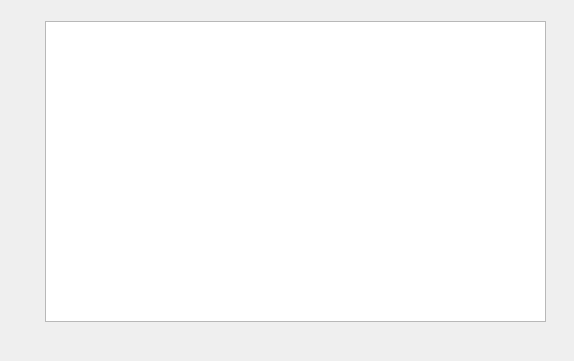
<?xml version="1.0" encoding="UTF-8"?>
<ui version="4.0">
 <class>QFormDoc</class>
 <widget class="QWidget" name="QFormDoc">
  <property name="geometry">
   <rect>
    <x>0</x>
    <y>0</y>
    <width>574</width>
    <height>361</height>
   </rect>
  </property>
  <property name="windowTitle">
   <string>Form</string>
  </property>
  <widget class="QPlainTextEdit" name="plainTextEdit">
   <property name="geometry">
    <rect>
     <x>45</x>
     <y>21</y>
     <width>501</width>
     <height>301</height>
    </rect>
   </property>
  </widget>
  <action name="actOpen">
   <property name="icon">
    <iconset>
     <normaloff>favicon4.ico</normaloff>favicon4.ico</iconset>
   </property>
   <property name="text">
    <string>打开</string>
   </property>
   <property name="toolTip">
    <string>打开文件</string>
   </property>
  </action>
  <action name="actCut">
   <property name="icon">
    <iconset>
     <normaloff>favicon11.ico</normaloff>favicon11.ico</iconset>
   </property>
   <property name="text">
    <string>剪切</string>
   </property>
   <property name="toolTip">
    <string>剪切</string>
   </property>
   <property name="shortcut">
    <string>Ctrl+X</string>
   </property>
  </action>
  <action name="actCopy">
   <property name="icon">
    <iconset>
     <normaloff>favicon16.ico</normaloff>favicon16.ico</iconset>
   </property>
   <property name="text">
    <string>复制</string>
   </property>
   <property name="toolTip">
    <string>复制</string>
   </property>
   <property name="shortcut">
    <string>Ctrl+C</string>
   </property>
  </action>
  <action name="actPaste">
   <property name="icon">
    <iconset>
     <normaloff>favicon23.ico</normaloff>favicon23.ico</iconset>
   </property>
   <property name="text">
    <string>粘贴</string>
   </property>
   <property name="toolTip">
    <string>粘贴</string>
   </property>
   <property name="shortcut">
    <string>Ctrl+V</string>
   </property>
  </action>
  <action name="actFont">
   <property name="icon">
    <iconset>
     <normaloff>favicon13.ico</normaloff>favicon13.ico</iconset>
   </property>
   <property name="text">
    <string>字体</string>
   </property>
   <property name="toolTip">
    <string>设置字体</string>
   </property>
  </action>
  <action name="actClose">
   <property name="icon">
    <iconset>
     <normaloff>favicon17.ico</normaloff>favicon17.ico</iconset>
   </property>
   <property name="text">
    <string>关闭</string>
   </property>
   <property name="toolTip">
    <string>关闭本窗口</string>
   </property>
   <property name="shortcut">
    <string>Esc</string>
   </property>
  </action>
  <action name="actUndo">
   <property name="icon">
    <iconset>
     <normaloff>favicon8.ico</normaloff>favicon8.ico</iconset>
   </property>
   <property name="text">
    <string>撤销</string>
   </property>
   <property name="toolTip">
    <string>撤销编辑操作</string>
   </property>
   <property name="shortcut">
    <string>Ctrl+Z</string>
   </property>
  </action>
  <action name="actRedo">
   <property name="icon">
    <iconset>
     <normaloff>favicon20.ico</normaloff>favicon20.ico</iconset>
   </property>
   <property name="text">
    <string>重复</string>
   </property>
   <property name="toolTip">
    <string>重复编辑操作</string>
   </property>
  </action>
 </widget>
 <resources/>
 <connections>
  <connection>
   <sender>actClose</sender>
   <signal>triggered()</signal>
   <receiver>QFormDoc</receiver>
   <slot>close()</slot>
   <hints>
    <hint type="sourcelabel">
     <x>-1</x>
     <y>-1</y>
    </hint>
    <hint type="destinationlabel">
     <x>497</x>
     <y>267</y>
    </hint>
   </hints>
  </connection>
 </connections>
</ui>
